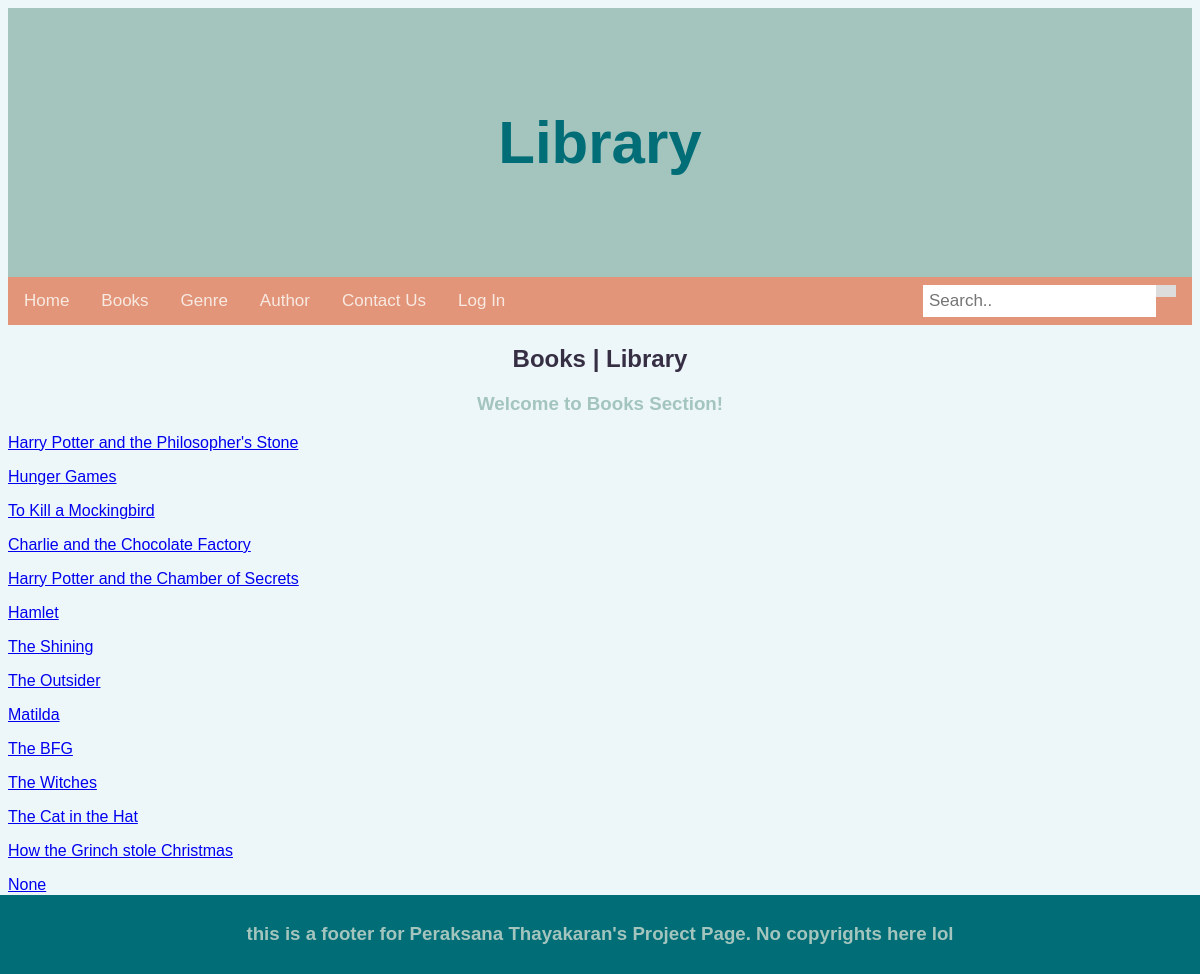
/books, run on the app's committed database.
### tables this page shows
CREATE TABLE Books (id INTEGER PRIMARY KEY, name, blurb, image);

### route.py (the view)
@app.route('/books')
def books():
    con = sqlite3.connect(app.config['DATABASE'])
    cur = con.cursor()
    cur.execute("SELECT id,name FROM Books ORDER BY id;")
    books = cur.fetchall()
    con.close()
    return render_template("book.html", books=books)

### route.py (called while the page is built)
@app.context_processor
def context_processor():
  return dict(title=app.config['TITLE'])

### templates/book.html
{% extends "layout.html" %}
{% block content %}
<h2 > Books | Library </h2>
<h3> Welcome to Books Section!</h3>
	{% for book in books %}
		<p>
			<a href="/books/{{book[0]}}">{{ book[1] }}</a>
		</p>
	{% endfor %}
	<h1> ------------------------------------------------------------------------   </h1>
{% endblock %}

### static/style.css (style rules this page uses)
body { font-family: "Verdana"; color : #a3c5be ; background-color: #EDf6f9; }
h3 { color : #a3c5be ; text-align: center }
h2 { color: #362f44; text-align: center }
p { color: #a27167 ; }
body { font-family: "gill sans", sans-serif; color:#cf7757 }
* { box-sizing: border-box; }

### data on the page
Books: name "Harry Potter and the Philosopher's Stone"
Books: name "Hunger Games"
Books: name "To Kill a Mockingbird"
Books: name "Charlie and the Chocolate Factory"
Books: name "Harry Potter and the Chamber of Secrets"
Books: name "Hamlet"
Books: name "The Shining"
Books: name "The Outsider"
Books: name "Matilda"
Books: name "The BFG"
Books: name "The Witches"
Books: name "The Cat in the Hat"
Books: name "How the Grinch stole Christmas"
Books: book "None"
